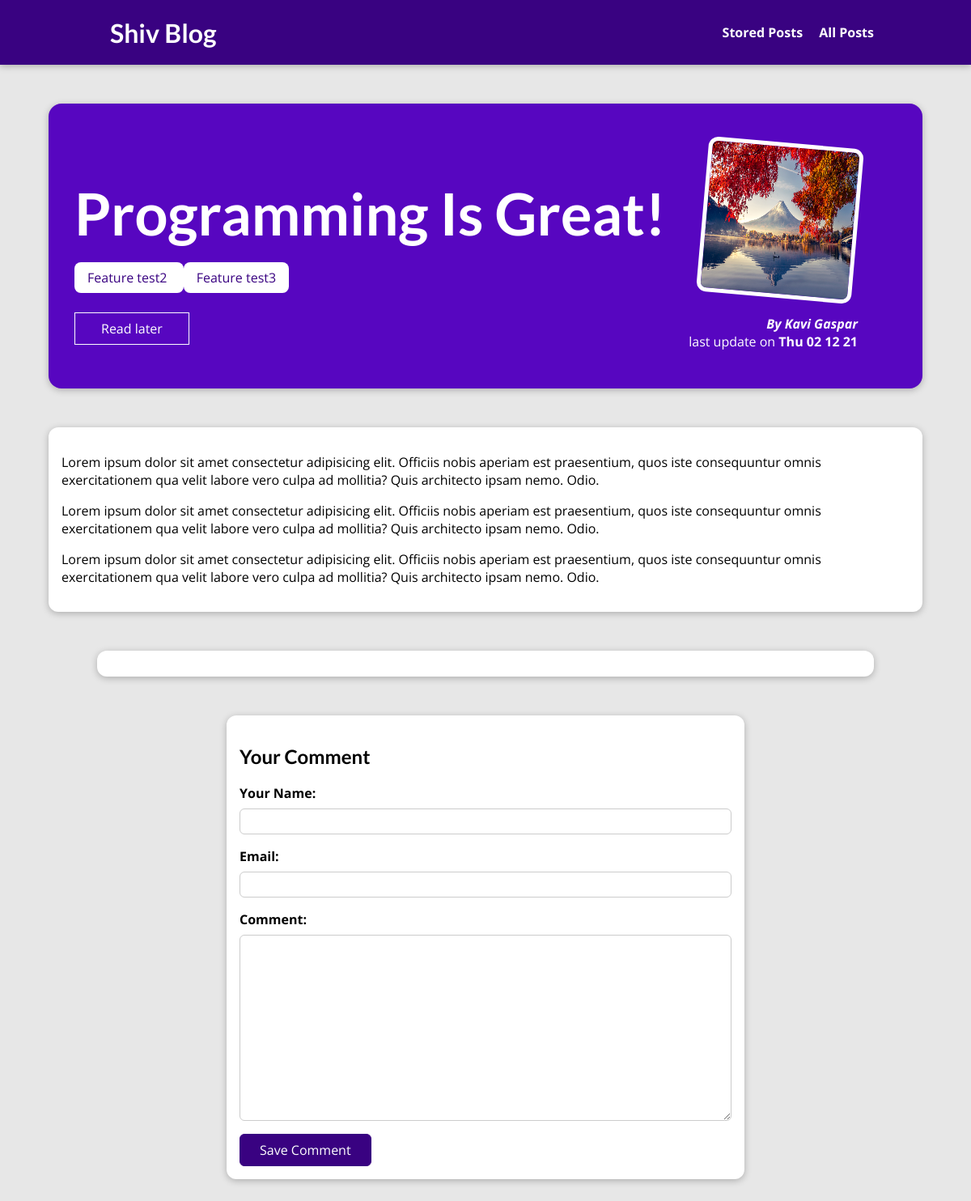
/blogs/programming-is-fun, run on the app's committed database.
### blog/models.py (models this page shows, shortened)
class Post(models.Model):
    title = models.CharField(max_length=100)
    excerpt = models.CharField(max_length=200)
    image = models.ImageField(upload_to='Prof_img', null = True)
    date = models.DateTimeField(auto_now_add=True)
    slug = models.SlugField(unique = True)
    content = models.TextField(validators= [MinLengthValidator(0)])
    author = models.ForeignKey(Author, null= True, on_delete=models.SET_NULL, related_name='Post')
    tags = models.ManyToManyField(Tag)

class Tag(models.Model):
    caption = models.CharField(max_length=50)

class Author(models.Model):
    first_name = models.CharField(max_length=50)
    last_name = models.CharField(max_length=50)
    email = models.EmailField()
    def full_name(self):
        return f'{self.first_name} {self.last_name}'
    def __str__(self):
        return self.full_name()

### blog/views.py (the view, shortened to what this page needs)
# urls.py: path('blogs/<slug:slug>', views.DetailPost.as_view(), name='blog_details'),
class DetailPost(View):
    def is_stored_post(self,request,post_id):
        stored_post = request.session.get('stored_post')
        if stored_post is not None:
            is_stored_for_later = post_id in stored_post
        else:
            is_stored_for_later = False
        return is_stored_for_later
    def get(self, request, slug):
        post = Post.objects.get(slug = slug)
        details = {
            'post_detail': post,
            'post_tag': post.tags.all(),
            'comment_form': CommentForm(),
            'comment': post.comments.all().order_by('-id'),
            'save_for_later': self.is_stored_post(request, post.id)
        }
        return render(request, 'blog/detail_post.html', details)

### blog/forms.py
class CommentForm(forms.ModelForm):
    class Meta:
        model = Comment
        exclude = ['post'] #this will exclude the listed fields
        labels = {
            'user_name': 'Your Name',
            'email': 'Email',
            'text': 'Comment'
        }

### blog/templates/blog/detail_post.html (shortened to what this page needs)
{% extends 'base.html' %}
{% load static %}
{% block css_file %}
    <link rel="stylesheet" href="{% static 'blog/detail_post.css' %}">
{% endblock css_file %}
{% block content %}
<section id="summary">
    <h2> {{ post_detail.title | title}} </h2>
    <br>
    <div>
        {% for tag in post_tag %}
            <span class="tag"> {{tag.caption}} </span>
        {% endfor %}
    </div>
    <div id="read-later">
        <form action="{% url 'read_later' %}" method = "POST" >
            <button>
                {% if save_for_later %}
                    Remove from Read later list
                {% else %}
                    Read later
                {% endif %}
            </button>
        </form>
    </div>
    <article>
        <img src="{{ post_detail.image.url }}" alt="{{ post_detail.title }}" />
        <address> By <a href="mailto: {{ post_detail.author.email}}"> {{post_detail.author | title}} </a> </address>
        <div>last update on <time> {{post_detail.date | date:"D d m y"}}</time> </div>
    </article>
</section>
<main>
    {{post_detail.content | linebreaks}}
</main>
<section id="comments">
</section>
<section id="comment-form">
    <h2> Your Comment </h2>
    <form action="{% url "blog_details" post_detail.slug %}" method="POST">
        {% for form_field in comment_form %}
            <div class = "form-control {% if form_field.errors%} invalid {% endif %}">
                {{ form_field.label_tag }}
                {{ form_field }}
            </div>
        {% endfor %}
        <button> Save Comment </button>
    </form>
</section>
{% endblock content%}

### static/app.css (style rules this page uses)
* { box-sizing: border-box; }
html { font-family: 'Open Sans', 'Lato', sans-serif; }
body { margin: 0; }
h1, h2, h3 { font-family: 'Lato', sans-serif; font-weight: bold; }

### blog/static/blog/detail_post.css (style rules this page uses)
body { background-color: #e7e7e7; }
#summary { margin: 8rem auto 3rem auto; padding: 2rem; width: 90%; max-width: 90rem; border-radius: 16px; background-color: #5706c0; position: relative; box-shadow: 0 2px 8px rgba(0, 0, 0, 0.25); height: 22rem; }
#summary h2 { color: white; font-size: 4.5rem; margin-bottom: 0.25rem; }
#summary article { position: absolute; top: 2rem; right: 3rem; padding: 1rem 2rem; border-radius: 12px; text-align: right; color: white; }
#summary article img { width: 12rem; height: 12rem; border-radius: 12px; transform: rotateZ(5deg); border: 5px solid white; margin-bottom: 1rem; }
#summary address { font-weight: bold; }
#summary a { color: white; text-decoration: none; }
#summary time { font-weight: bold; }
#read-later { margin: 2rem 0; }
#read-later button { background-color: transparent; border: 1px solid white; padding: 0.5rem 2rem; font: inherit; color: white; cursor: pointer; }
main { width: 90%; max-width: 90rem; margin: 3rem auto; background-color: white; padding: 1rem; border-radius: 12px; box-shadow: 0 2px 8px rgba(0, 0, 0, 0.25); }
.tag { background-color: white; color: #390281; padding: 0.5rem 1rem; border-radius: 8px; }
#comment-form { margin: 3rem auto; width: 90%; max-width: 40rem; border-radius: 12px; background-color: white; box-shadow: 0 2px 8px rgba(0, 0, 0, 0.25); padding: 1rem; }
#comment-form button { font: inherit; background-color: #390281; color: white; border: 1px solid #390281; padding: 0.5rem 1.5rem; border-radius: 6px; cursor: pointer; }
.form-control { margin-bottom: 1rem; }
.form-control label { font-weight: bold; margin-bottom: 0.5rem; display: block; }
.form-control input, .form-control textarea { display: block; width: 100%; font: inherit; padding: 0.25rem; border-radius: 6px; border: 1px solid #ccc; }
#comments { margin: 3rem auto; width: 90%; max-width: 60rem; border-radius: 12px; background-color: white; box-shadow: 0 2px 8px rgba(0, 0, 0, 0.25); padding: 1rem 2rem; }

### data on the page
Post: title "Programming Is Great!", image (picture), author "Kavi Gaspar", date "Thu 02 12 21", content "Lorem ipsum dolor sit amet consectetur adipisicing elit. Officiis nobis aperiam est praesentium, quos iste consequuntur omnis exercitationem qua velit labore vero culpa ad mollitia? Quis architecto ipsam nemo. Odio. Lorem ipsum dolor sit amet consectetur adipisicing elit. Officiis nobis aperiam est praesentium, quos iste consequuntur omnis exercitationem qua velit labore vero culpa ad mollitia? Quis architecto ipsam nemo. Odio. Lorem ipsum dolor sit amet consectetur adipisicing elit. Officiis nobis aperiam est praesentium, quos iste consequuntur omnis exercitationem qua velit labore vero culpa ad mollitia? Quis architecto ipsam nemo. Odio."
Tag: caption "Feature test2"
Tag: caption "Feature test3"
